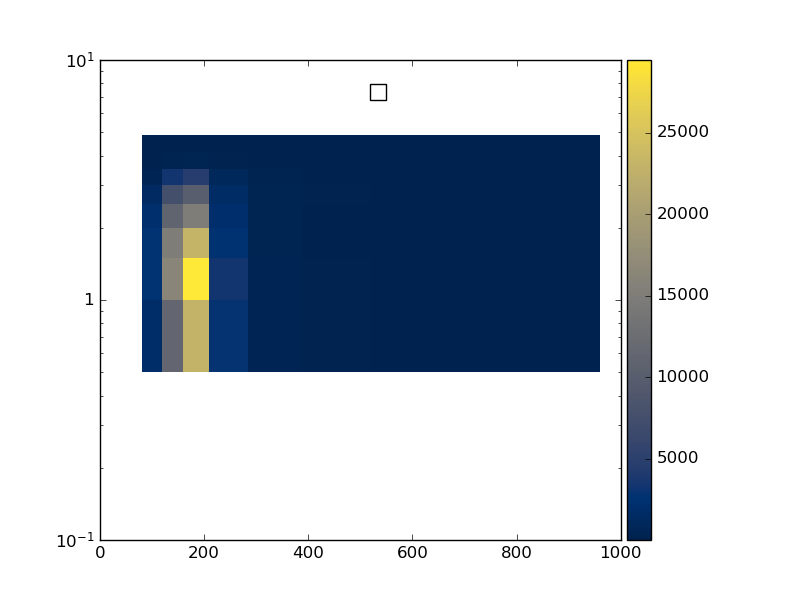

This chart was generated by the following Python code:
#! /usr/bin/env python

# This Python script was auto-generated using YODA v2.0.1.
# Analysis object: /WbWb_singlelepton/m_bw_dr_bl
# Timestamp: 12-01-2026 (12:51:18)

import matplotlib as mpl
import matplotlib.pyplot as plt
mpl.use('Agg') # comment out for interactive use
import os
import numpy as np

plotDir = os.path.split(os.path.realpath(__file__))[0]
if 'YODA_USER_PLOT_PATH' in globals():
    plot_outdir = globals()['YODA_USER_PLOT_PATH']
else:
    plot_outdir = plotDir

#plot style
plt.style.use(os.path.join(plotDir, '../default.mplstyle'))

plt.rcParams['text.usetex'] = False
plt.style.use(['classic'])
plt.rc('font', family='DejaVu Sans')
# plot metadata
figW, figH = plt.rcParams['figure.figsize']
ax_xLabel = r''
ax_yLabel = r''
ax_zLabel = r''
ax_title  = r''
ax_xScale = 'linear'
ax_yScale = 'log'
ax_zScale = 'linear'
yLims = (0.1, 1)

# TeX-friendly labels for the legend
labels = [ r"WbWb\_Slurm\_Template\_171" ]

# Adjust canvas width and height
canvasW = 10
canvasH = 10
figW *= canvasW/10.
figH *= canvasH/9.

# Create figure and axis objects
fig, ax = plt.subplots(1, 1)

# Set figure margins
plt.subplots_adjust(
    left   = 1.0 * plt.rcParams['figure.subplot.left'],
    right  = 1.0 * plt.rcParams['figure.subplot.right'],
    top    = 1.0 * plt.rcParams['figure.subplot.top'],
    bottom = 1.0 * plt.rcParams['figure.subplot.bottom'])

ax.yaxis.set_minor_locator(mpl.ticker.LogLocator(
base=10.0, subs=[i for i in np.arange(0, 1, 0.1)], numticks=np.inf))

# Color map: curve index -> color
colors = {0: '#EE3311', 1: '#3366FF', 2: '#109618', 3: '#FF9900', 4: '#990099'}


# the numerical data is stored in a separate file
dataf = dict()
exec(open(os.path.split(__file__)[0] + '/m_bw_dr_bl__data.py').read(), dataf)

legend_handles = dict() # keep track of handles for the legend
# reference data in main panel
cmap = 'cividis'
xbin_cent = np.unique(dataf['xpoints'])
ybin_cent = np.unique(dataf['ypoints'])
X, Y = np.meshgrid(xbin_cent, ybin_cent)
Z = np.array(dataf['zpoints']).reshape(X.shape[::-1])
pc = ax.pcolormesh(X, Y, Z.T, cmap=cmap, shading='auto')
cbar = fig.colorbar(pc, orientation='vertical', ax=ax, pad=0.01)
cbar.set_label(ax_zLabel)
# style options for curves
# starts at zorder>=5 to draw curve on top of legend

legend_pos = (0.5, 0.97)
ax.legend(legend_handles, labels, loc='upper left', bbox_to_anchor=legend_pos)

ax.set_xlabel(ax_xLabel)
ax.set_ylabel(ax_yLabel, loc='top')
ax.set_title(ax_title, loc='left')
ax.set_xscale(ax_xScale)
ax.set_yscale(ax_yScale)

# tick formatting
plt.rcParams['xtick.top'] = True
plt.rcParams['ytick.right'] = True
plt.savefig(os.path.join(plot_outdir, 'm_bw_dr_bl.pdf'), format='PDF')
plt.savefig(os.path.join(plot_outdir, 'm_bw_dr_bl.png'), format='PNG')

plt.close(fig)
